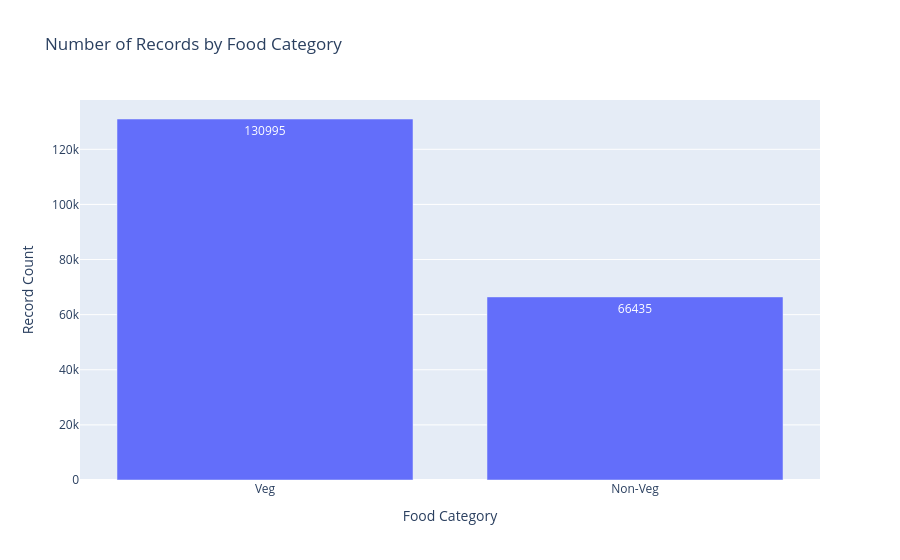

Notebook code for this chart:
### Markdown cell above
### 6.2 Record count by food category

### Code cell
# Count the number of records in each food category.
category_records = df["Food Category"].value_counts().reset_index()
category_records.columns = ["Food Category", "Record Count"]

# Create a bar chart.
fig = px.bar(
    category_records,
    x="Food Category",
    y="Record Count",
    title="Number of Records by Food Category",
    text="Record Count"
)
fig.show()

### Figure 1 — Plotly figure (JSON) as saved in the notebook; plotly's stock layout.template omitted (floating-point values rounded to 4 significant figures)
{"data": [{"hovertemplate": "Food Category=%{x}<br>Record Count=%{text}<extra></extra>", "legendgroup": "", "marker": {"color": "#636efa", "pattern": {"shape": ""}}, "name": "", "orientation": "v", "showlegend": false, "text": [131000.0, 66440.0], "textposition": "auto", "type": "bar", "x": ["Veg", "Non-Veg"], "xaxis": "x", "y": [130995, 66435], "yaxis": "y"}], "layout": {"barmode": "relative", "legend": {"tracegroupgap": 0}, "title": {"text": "Number of Records by Food Category"}, "xaxis": {"anchor": "y", "domain": [0, 1], "title": {"text": "Food Category"}}, "yaxis": {"anchor": "x", "domain": [0, 1], "title": {"text": "Record Count"}}}}
